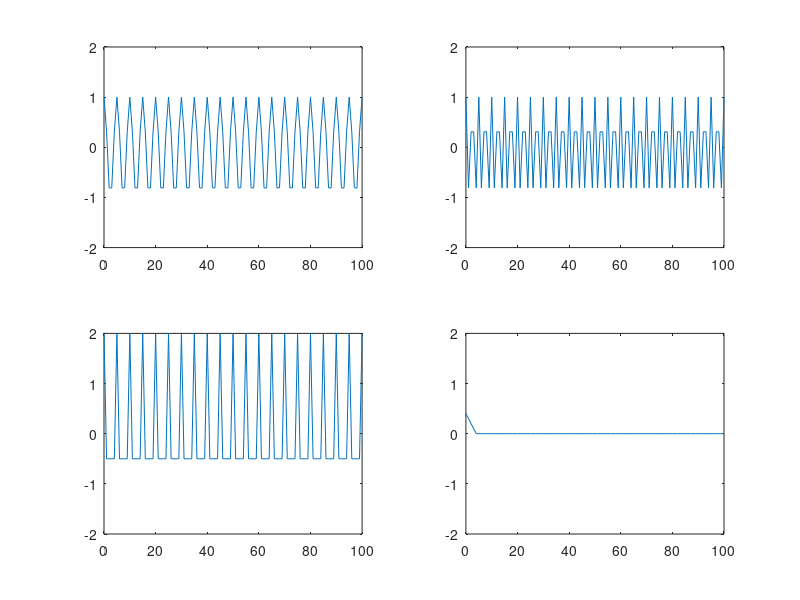

The MATLAB script that drew this image:
clf;
n=0:100;
s1=cos(2*pi*0.2*n);
s2=cos(2*pi*0.4*n);
x=s1+s2;
%Thuc hien loc trung binh cong
M=input('Chieu dai cua mach loc=');
num=ones(1,M);
y=filter(num,1,x)/M;
%hien thi cac tin hieu vao ra
subplot(2,2,1); plot(n,s1); axis([0 100 -2 2]);
subplot(2,2,2); plot(n,s2); axis([0 100 -2 2]);
subplot(2,2,3); plot(n,x); axis([0 100 -2 2]);
subplot(2,2,4); plot(n,y); axis([0 100 -2 2]);